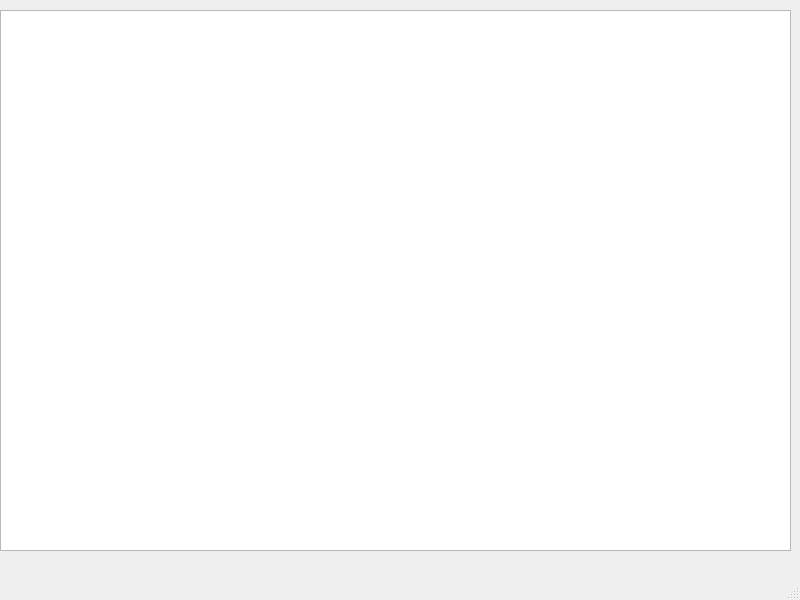
<?xml version="1.0" encoding="UTF-8"?>
<ui version="4.0">
 <class>MainWindow</class>
 <widget class="QMainWindow" name="MainWindow">
  <property name="geometry">
   <rect>
    <x>0</x>
    <y>0</y>
    <width>800</width>
    <height>600</height>
   </rect>
  </property>
  <property name="windowTitle">
   <string>Эспрессо</string>
  </property>
  <widget class="QWidget" name="centralwidget">
   <widget class="QTableWidget" name="tableWidget">
    <property name="geometry">
     <rect>
      <x>0</x>
      <y>10</y>
      <width>791</width>
      <height>541</height>
     </rect>
    </property>
   </widget>
  </widget>
  <widget class="QMenuBar" name="menubar">
   <property name="geometry">
    <rect>
     <x>0</x>
     <y>0</y>
     <width>800</width>
     <height>21</height>
    </rect>
   </property>
  </widget>
  <widget class="QStatusBar" name="statusbar"/>
 </widget>
 <resources/>
 <connections/>
</ui>
